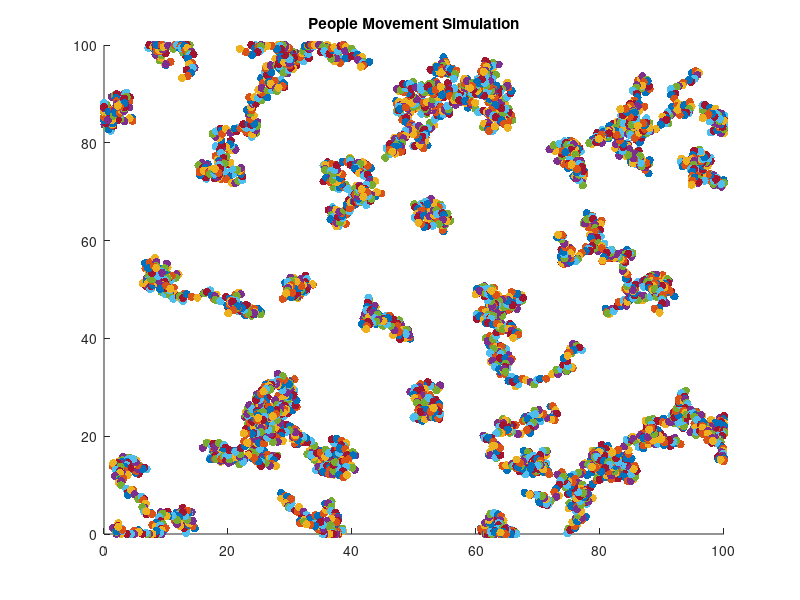

MATLAB code for this plot:
% Parameters
numPeople = 50; % Number of people
numSteps = 100; % Number of steps in the simulation
areaSize = 100; % Size of the area (100x100)

% Initialize positions
positions = rand(numPeople, 2) * areaSize;

% Plot initial positions
figure;
scatter(positions(:,1), positions(:,2), 'filled');
xlim([0 areaSize]);
ylim([0 areaSize]);
title('People Movement Simulation');
hold on;

% Simulate movement
for step = 1:numSteps
    % Random movement: each person moves a small random step
    stepSize = 1; % Maximum step size
    movements = (rand(numPeople, 2) - 0.5) * stepSize * 2;
    positions = positions + movements;
    
    % Ensure positions stay within the area
    positions = max(min(positions, areaSize), 0);
    
    % Update plot
    scatter(positions(:,1), positions(:,2), 'filled');
    pause(0.1); % Pause to visualize movement
end

hold off;
